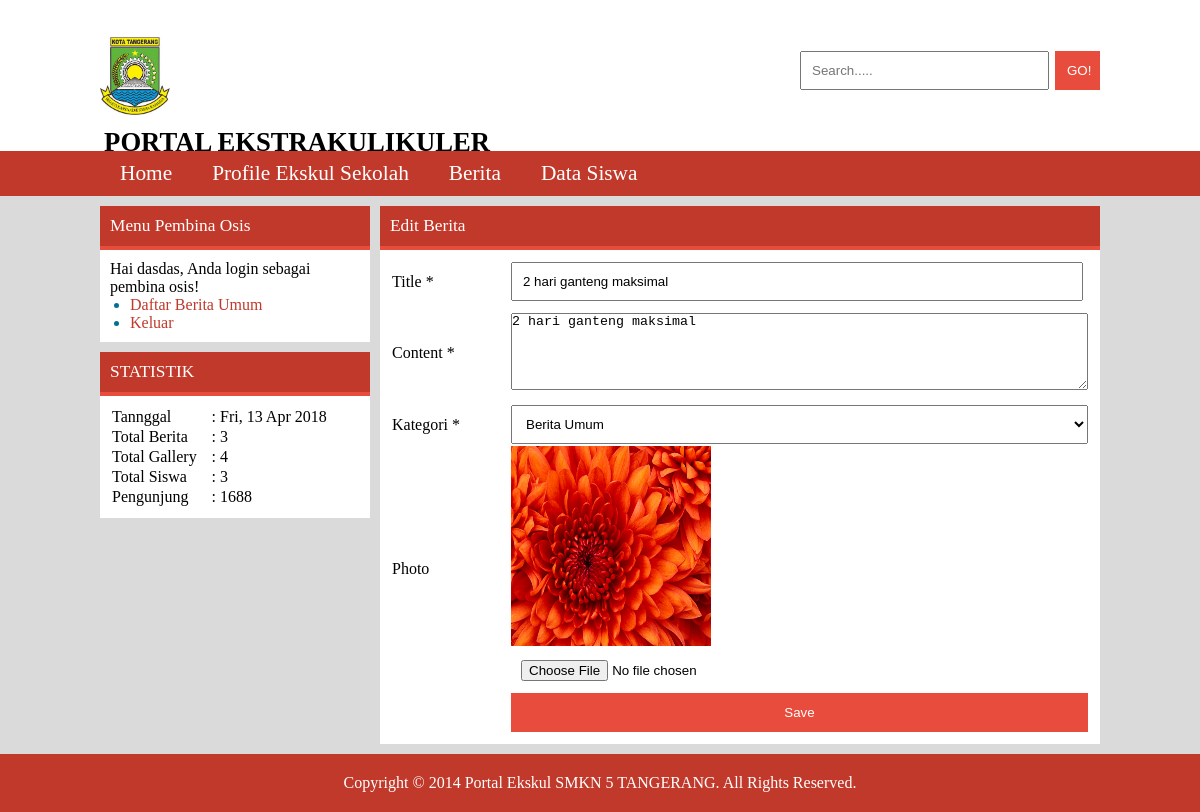
Screenshot of /index.php?page=berita&action=edit&id=8 (signed in) with the database file from the repository.
### tables this page shows
CREATE TABLE IF NOT EXISTS `berita` (
  `id` int(11) NOT NULL AUTO_INCREMENT,
  `title` varchar(225) NOT NULL,
  `content` text NOT NULL,
  `id_ekskul` int(11) NOT NULL,
  `id_user` int(11) NOT NULL,
  `photo` text NOT NULL,
  `status` int(11) NOT NULL,
  `date` date NOT NULL,
  PRIMARY KEY (`id`)
);

### page/berita-edit.php (the view, shortened to what this page needs)
<?php
	if($_SESSION[role]==1) {
		$q_s_b=mysqli_query($db,"SELECT * FROM berita where id='$id'");
	} else if($_SESSION[role]==2) {
		$q_s_b=mysqli_query($db,"SELECT * FROM berita where id='$id' and id_ekskul='$_SESSION[id_ekskul]'");
	}
	$f_s_b=mysqli_fetch_array($q_s_b);
?>
<div id="right">
	<div class="box">
		<div class="box-head">
			Edit Berita
		</div>
		<div class="box-content">
			<form action="" method="post" name="add-form" enctype="multipart/form-data">
				<table width="100%">
					<tr>
						<td width="20%">Title *</td>
						<td width="80%"><input type="text" name="title" value="<?=$f_s_b[title]?>" class="form-txt" style="width:95%" autocomplete="off"></td>
					</tr>
					<tr>
						<td width="20%">Content *</td>
						<td width="80%" height="100">
							<textarea name="content" cols="70" rows="5"><?=$f_s_b[content]?></textarea>
						</td>
					</tr>
					<?php
						if($_SESSION[role]==1) {
					?>
					<tr>
						<td width="20%">Kategori *</td>
						<td width="80%">
							<select name="id_ekskul" class="form-txt">
								<option value="0">Berita Umum</option>
							</select>
						</td>
					</tr>
					<?php
						} else if($_SESSION[role]==2) {
					?>
					<tr>
						<td width="20%">Pilih Ekskul *</td>
						<td width="80%">
							<select name="id_ekskul" class="form-txt">
								<option value="<?=$_SESSION[id_ekskul]?>"><?=ekskul_name($_SESSION[id_ekskul])?></option>
							</select>
						</td>
					</tr>
					<?php
						}
					?>
					<tr>
						<td width="20%">Photo</td>
						<td width="80%"><img src="img/<?=$f_s_b[photo]?>" width="200" height="200"><input type="file" name="photo" class="form-txt" style="width:95%" autocomplete="off"></td>
					</tr>
					<tr>
						<td width="20%"></td>
						<td width="80%">
							<input type="submit" value="Save" name="edit_berita" onclick="return validate();" class="form-btn">
						</td>
					</tr>
				</table>
			</form>
		</div>
	</div>
</div>

### css/style.css (style rules this page uses)
* { padding:0; margin:0; }
body { font-family:calibri; color:inherit; background:#dadada; }
.form-txt { padding:10px; width:100%; }
.form-btn { padding:12px; background:#e74c3c; color:white; border:none; width:100%; }
#content #right { float:right; width:720px; }
#content #right:after { clear:both; display:block; content:''; }
.box { position:relative; width:100%; margin-bottom:10px; }
.box:after { clear:both; display:block; content:''; }
.box .box-head { background:#c0392b; padding:10px; font-size:13pt; color:white; border-bottom: 4px solid #e74c3c; }
.box .box-content { background:white; color:black; padding:10px; }

### rows the page displays
berita: title "2 hari ganteng maksimal", content "2 hari ganteng maksimal", photo (picture)

### other values shown
$_SESSION[fullname] "dasdas"
mysqli_num_rows(mysqli_query($db,"SELECT * FROM berita")) "3"
mysqli_num_rows(mysqli_query($db,"SELECT * FROM gallery")) "4"
mysqli_num_rows(mysqli_query($db,"SELECT * FROM pengunjung")) "1688"
